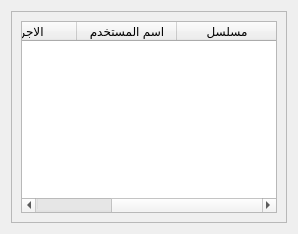
               <widget class="QWidget" name="tab_8">
                <attribute name="title">
                 <string>تعديل بيانات مستخدم</string>
                </attribute>
                <layout class="QGridLayout" name="gridLayout_35">
                 <item row="1" column="1">
                  <widget class="QGroupBox" name="groupBox_2">
                   <property name="styleSheet">
                    <string notr="true">border-radius:0</string>
                   </property>
                   <property name="title">
                    <string/>
                   </property>
                  </widget>
                 </item>
                 <item row="0" column="0" rowspan="2" colspan="2">
                  <widget class="QFrame" name="frame_91">
                   <property name="frameShape">
                    <enum>QFrame::StyledPanel</enum>
                   </property>
                   <property name="frameShadow">
                    <enum>QFrame::Raised</enum>
                   </property>
                   <layout class="QGridLayout" name="gridLayout_36">
                    <item row="0" column="0">
                     <widget class="QTableWidget" name="tableWidget_17">
                      <property name="layoutDirection">
                       <enum>Qt::RightToLeft</enum>
                      </property>
                      <column>
                       <property name="text">
                        <string>مسلسل</string>
                       </property>
                      </column>
                      <column>
                       <property name="text">
                        <string>اسم المستخدم</string>
                       </property>
                      </column>
                      <column>
                       <property name="text">
                        <string>الاجراء</string>
                       </property>
                      </column>
                     </widget>
                    </item>
                   </layout>
                  </widget>
                 </item>
                </layout>
               </widget>
